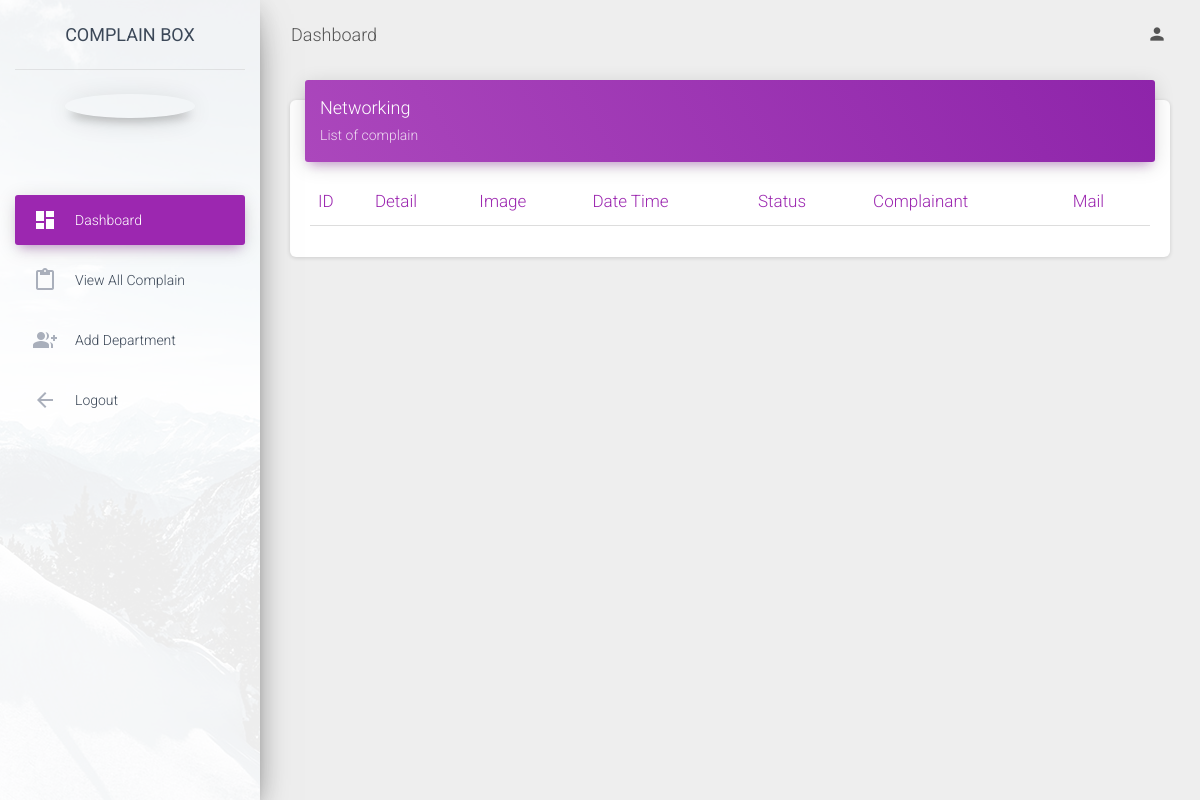
The page /deptcomplain.php?department=Networking on the database as committed earlier.
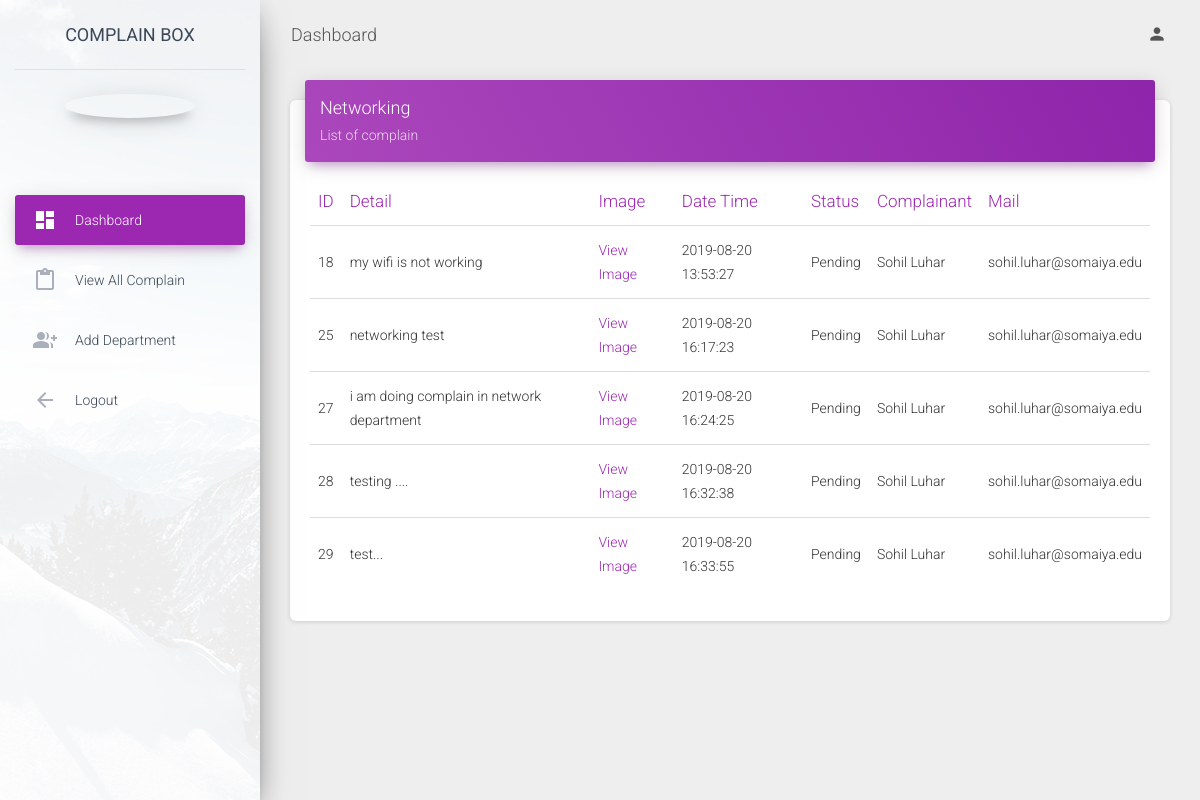
The same page on the database as committed later.
### tables this page shows
CREATE TABLE `complain` (
  `id` int(11) NOT NULL,
  `description` varchar(10000) DEFAULT NULL,
  `complainimg` varchar(100) NOT NULL,
  `Departmentname` varchar(50) DEFAULT NULL,
  `complaindate` timestamp NULL DEFAULT CURRENT_TIMESTAMP,
  `status` varchar(30) DEFAULT NULL,
  `complainant` varchar(50) NOT NULL,
  `complainantmail` varchar(50) NOT NULL
);

### deptcomplain.php (the view, shortened to what this page needs)
<!DOCTYPE html>
<html lang="en">
<head>
  <link rel="stylesheet" href="https://maxcdn.bootstrapcdn.com/font-awesome/latest/css/font-awesome.min.css">
  <link href="assets/css/material-dashboard.css?v=2.1.1" rel="stylesheet" />
  <link href="assets/demo/demo.css" rel="stylesheet" />
</head>
<body class="">
  <div class="wrapper ">
    <div class="sidebar" data-color="purple" data-background-color="white" data-image="assets/img/sidebar-1.jpg">
      <div class="logo">
        <a href="#" class="simple-text logo-normal">
          Complain Box
        </a>
      </div>
      <div class="sidebar-wrapper">
        <ul class="nav">
		<li class="nav-item">
			<br/>
			<div class="card-profile">
                <div class="card-avatar">
                </div>
	<div class="card-body">
                </div>
		</li>
         <li class="nav-item active ">
            <a class="nav-link" href="./admindashboard.php">
              <i class="material-icons">dashboard</i>
              <p>Dashboard</p>
            </a>
          </li>
          <li class="nav-item ">
            <a class="nav-link" href="./allcomplain.php">
              <i class="material-icons">content_paste</i>
              <p>View All Complain</p>
            </a>
          </li>
		    <li class="nav-item ">
            <a class="nav-link" href="./adddepartment.php">
              <i class="material-icons">group_add</i>
              <p>Add department</p>
            </a>
          </li>
          <li class="nav-item ">
            <a class="nav-link" href="./logout.php">
              <i class="material-icons">arrow_back</i>
              <p>Logout</p>
            </a>
          </li>
        </ul>
      </div>
    </div>
    <div class="main-panel">
      <nav class="navbar navbar-expand-lg navbar-transparent navbar-absolute fixed-top ">
        <div class="container-fluid">
          <div class="navbar-wrapper">
            <a class="navbar-brand" href="#pablo">Dashboard</a>
          </div>
          <div class="collapse navbar-collapse justify-content-end">
            <ul class="navbar-nav">
              <li class="nav-item dropdown">
                <a class="nav-link" href="#pablo" id="navbarDropdownProfile" data-toggle="dropdown" aria-haspopup="true" aria-expanded="false">
                  <i class="material-icons">person</i>
                </a>
              </li>
            </ul>
          </div>
        </div>
      </nav>
      <div class="content">
        <div class="container-fluid">
          <div class="row">
				<div class="col-md-12">
              <div class="card">
                <div class="card-header card-header-primary">
                  <h4 class="card-title "><?php echo $_GET['department'];  ?></h4>
                  <p class="card-category"> List of complain </p>
                </div>
                <div class="card-body">
                  <div class="table-responsive">
                    <table class="table">
                      <thead class=" text-primary">
                        <th>
                          ID
                        </th>
                        <th>
                          Detail
                        </th>
                        <th>
                          Image
                        </th>
                        <th>
                          Date Time
                        </th>
                        <th>
                          Status
                        </th>
						<th>
                          Complainant
                        </th>
						<th>
                          Mail
                        </th>
                      </thead>
                      <tbody>
					  <?php
						$mysqli = new mysqli("localhost", "root", "", "complainbox");
if(isset($_GET['department'])){
      $dname=$_GET['department'];
}
						$sql = "SELECT * FROM complain WHERE Departmentname='".$dname."'";
						$result=mysqli_query($mysqli,$sql);
                        	while($row = mysqli_fetch_array($result)){
		echo "<tr><td>".$row['id']."</td>";
		echo "<td>". $row['description']."</td>";
		echo "<td><a target='_blank' href='" . $row['complainimg']."'>View Image</a></td>";
		echo "<td>".$row['complaindate']."</td>";
		echo "<td>".$row['status']."</td>";
		echo "<td>".$row['complainant']."</td>";
		echo "<td>".$row['complainantmail']."</td>";
			}
						?>
                      </tbody>
                    </table>
                  </div>
                </div>
              </div>
            </div>
     </div>
      </div>
    </div>
  </div>
</body>
</html>

Rows that differ between the two databases and show on the page:
added complain: id "18", description "my wifi is not working", complaindate "2019-08-20 13:53:27", status "Pending", complainant "Sohil Luhar", complainantmail "sohil.luhar@somaiya.edu"
added complain: id "25", description "networking test", complaindate "2019-08-20 16:17:23", status "Pending", complainant "Sohil Luhar", complainantmail "sohil.luhar@somaiya.edu"
added complain: id "27", description "i am doing complain in network department", complaindate "2019-08-20 16:24:25", status "Pending", complainant "Sohil Luhar", complainantmail "sohil.luhar@somaiya.edu"
added complain: id "28", description "testing ....", complaindate "2019-08-20 16:32:38", status "Pending", complainant "Sohil Luhar", complainantmail "sohil.luhar@somaiya.edu"
added complain: id "29", description "test...", complaindate "2019-08-20 16:33:55", status "Pending", complainant "Sohil Luhar", complainantmail "sohil.luhar@somaiya.edu"
